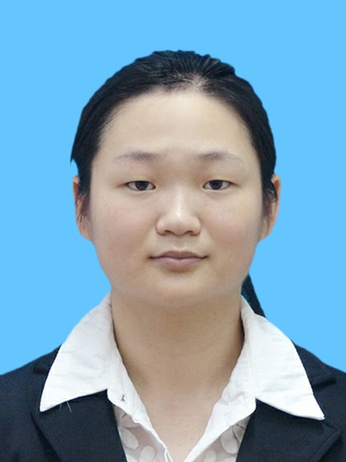
#> input picture 20231119RMB500Day10/0008.jpg, 346 x 462 px, shrunk from 480 x 640 before the run
$ python xiu.py   (older library calls are emulated)
#> lines starting #> are read from the running program, lines starting #| are printed output that depends on the picture
import os
import numpy as np
import cv2 as cv


# 对证件照进行三种颜色的换底操作
def change_color(image_path='./myimage.jpg', output_path='.'):
      # 读入数据
#> called with image_path = '0008.jpg', output_path = '.'
      image = cv.imread(image_path)
#> image is the input picture: shape (462, 346, 3); mean B, G, R 186.6, 164.1, 126.5

      h, w, ch = image.shape
#> h = 462; w = 346; ch = 3

      data = image.reshape((-1, 3))
      # 数据转换，计算更快
      data = np.float32(data)

      # 设置聚类
      criteria = (cv.TERM_CRITERIA_EPS + cv.TERM_CRITERIA_MAX_ITER, 10, 1.0)
      num_clusters = 4
      # label就是各个像素点的所属的类别标签，通常第一个像素点的标签就是背景色的标签
      _, label, _ = cv.kmeans(data, num_clusters, None, criteria, num_clusters, cv.KMEANS_RANDOM_CENTERS)

      # 找到背景像素的类别
      indx = label[0][0]
#> indx = 1

      # 生成掩膜
      mask = np.ones((h, w), dtype=np.uint8) * 255
      label = np.reshape(label, (h, w))
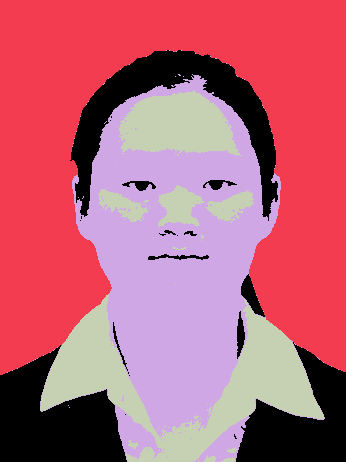
#> label: shape (462, 346) int32; 4 distinct labels, from 0 to 3; one colour per label, 0 black

      mask[label == indx] = 0

      # 处理掩膜，使得生成的图像更加完美
      se = cv.getStructuringElement(cv.MORPH_RECT, (3, 3))
      cv.erode(mask, se, mask)
      mask = cv.GaussianBlur(mask, (5, 5), 0)

      # 白色背景[255, 255, 255]
      bg_w = np.ones(image.shape, dtype=np.float) * 255

      # 红色背景 注意：opencv中的像素三通道的排列顺序为BGR，而非RGB。所以红色为[0, 0, 255]， 蓝色为[255, 0, 0]
      red = np.array([0, 0, 255])
      bg_r = np.tile(red, (h, w, 1))

      # 蓝色背景
      blue = np.array([255, 0, 0])
      bg_b = np.tile(blue, (h, w, 1))

      # alpha 即为需要保留的部分，则 1-alpha 为要去除的背景，此处可以看作两张图像的加权融合
      alpha = mask.astype(np.float32) / 255
      fg= alpha[..., None] * image
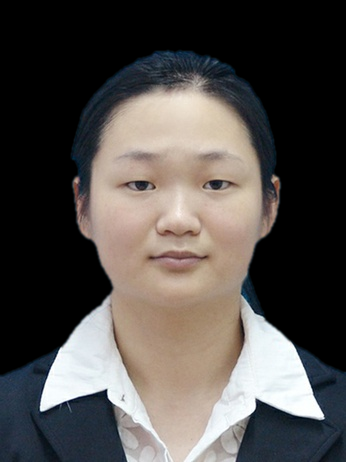
#> fg: shape (462, 346, 3) float32; mean B, G, R 74.5, 77.4, 81.8
      bg = 1 - alpha[..., None]
      new_image_white = fg + bg * bg_w
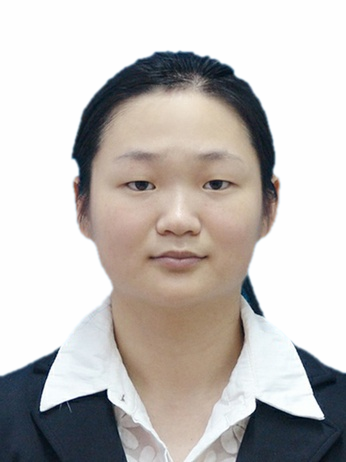
#> new_image_white: shape (462, 346, 3) float64; mean B, G, R 187.8, 190.6, 195; drawn with min black and max white
      new_image_red = fg + bg * bg_r
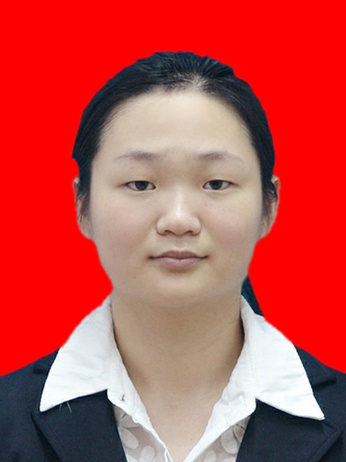
#> new_image_red: shape (462, 346, 3) float64; mean B, G, R 74.5, 77.4, 195
      new_image_blue = fg + bg * bg_b
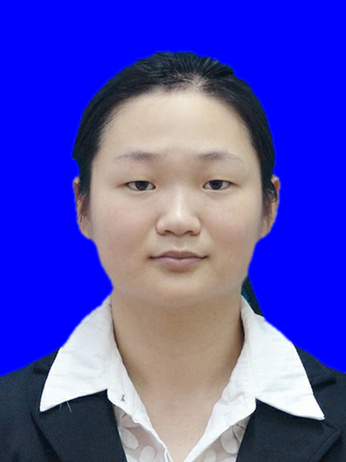
#> new_image_blue: shape (462, 346, 3) float64; mean B, G, R 187.8, 77.4, 81.8; drawn with min black and max white

      # 保存图片
      w_path = os.path.join(output_path, 'white.jpg')
      r_path = os.path.join(output_path, 'red.jpg')
      b_path = os.path.join(output_path, 'blue.jpg')

      cv.imwrite(w_path, new_image_white.astype(np.uint8))
      cv.imwrite(r_path, new_image_red.astype(np.uint8))
      cv.imwrite(b_path, new_image_blue.astype(np.uint8))

      print('OK done!')


change_color(image_path='0008.jpg', output_path='.')

$ run again, with 20231119RMB500Day10/0001.jpg copied over 20231119RMB500Day10/0008.jpg
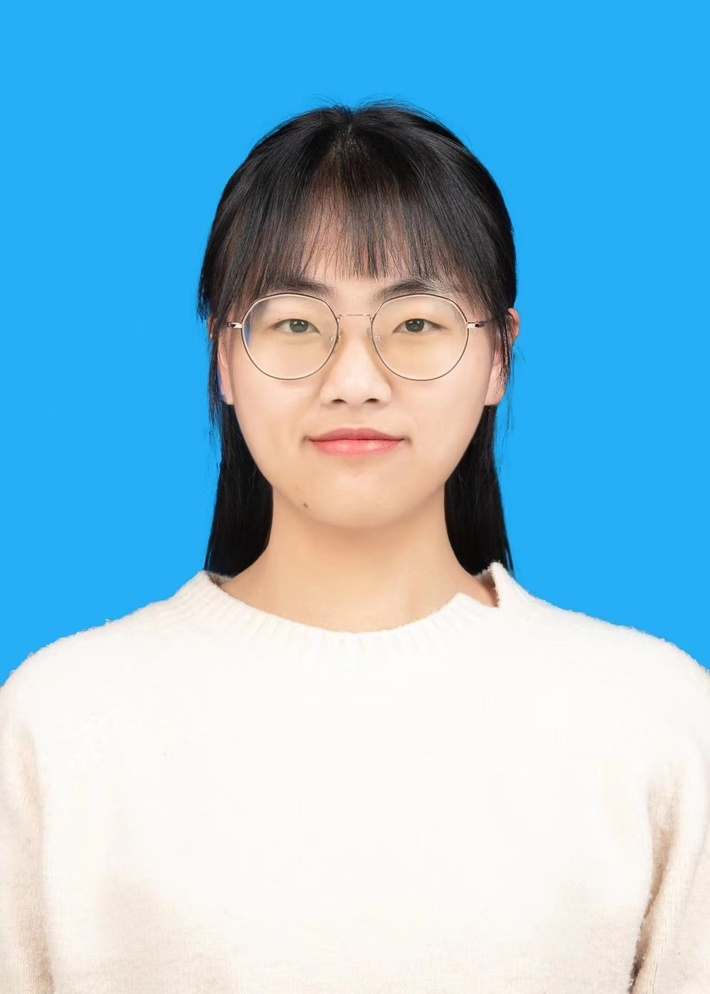
#> input picture 20231119RMB500Day10/0001.jpg, 710 x 994 px, shrunk from 1280 x 1792 before the run
#> in change_color, image is the input picture: shape (994, 710, 3); mean B, G, R 216.1, 190.9, 140.6
#> indx = 3
#> in change_color, `label = np.reshape(label, (h, w))`:
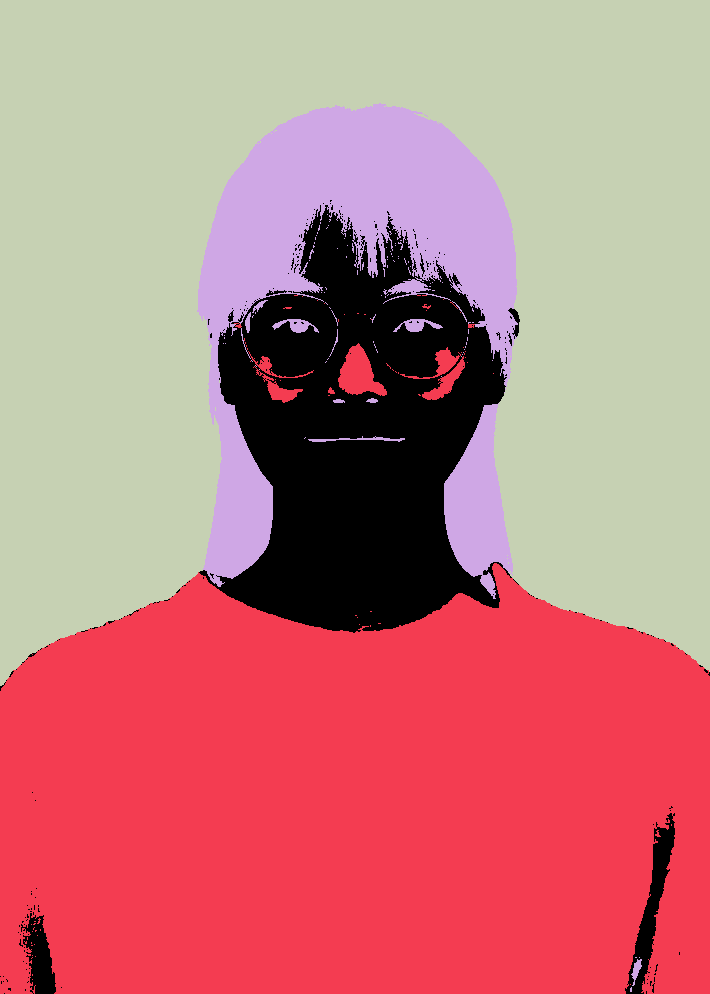
#> label: shape (994, 710) int32; 4 distinct labels, from 0 to 3; one colour per label, 0 black
#> in change_color, `new_image_blue = fg + bg * bg_b`:
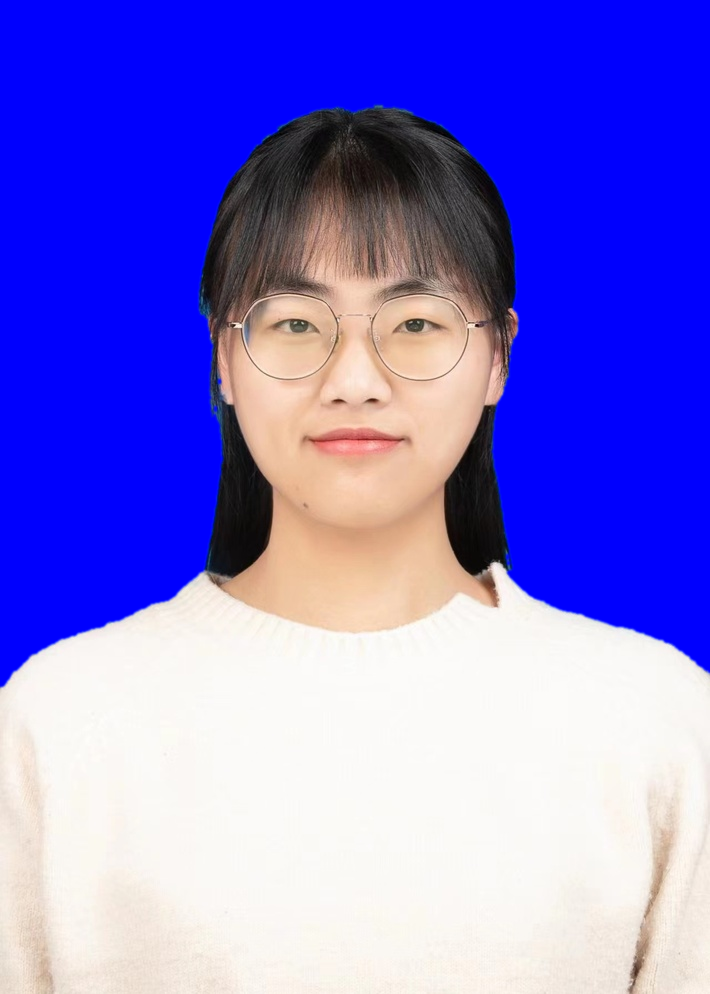
#> new_image_blue: shape (994, 710, 3) float64; mean B, G, R 220.2, 117.2, 124.2; drawn with min black and max white

$ run again, with 20231119RMB500Day10/0003.jpg copied over 20231119RMB500Day10/0008.jpg
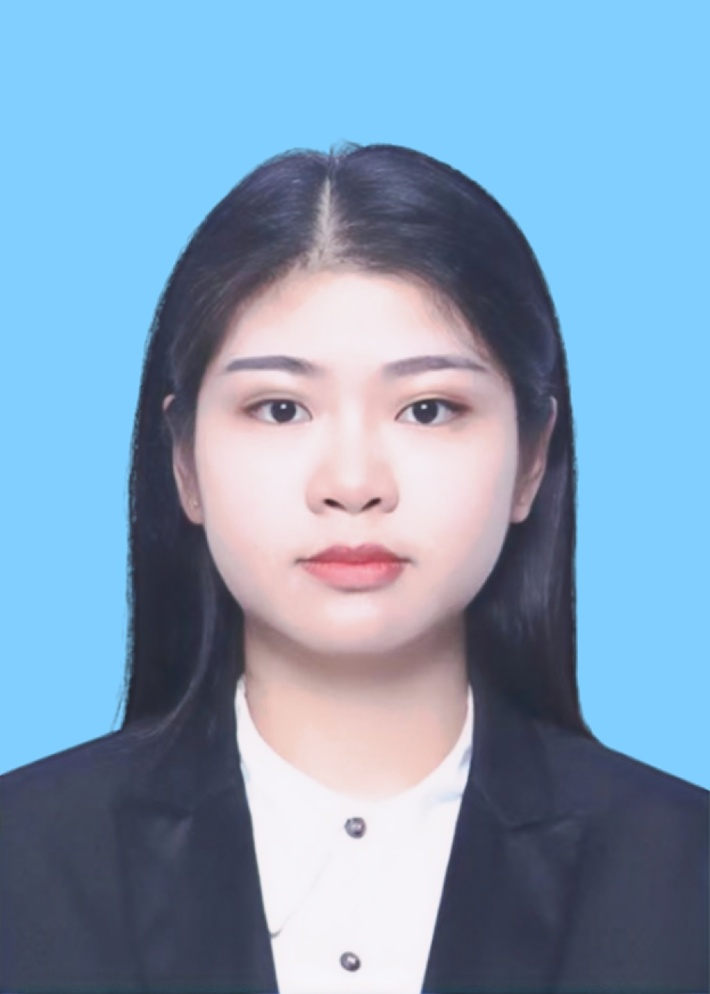
#> input picture 20231119RMB500Day10/0003.jpg, 710 x 994 px, shrunk from 984 x 1378 before the run
#> in change_color, image is the input picture: shape (994, 710, 3); mean B, G, R 184.1, 157.1, 129.1
#> indx = 1
#> in change_color, `label = np.reshape(label, (h, w))`:
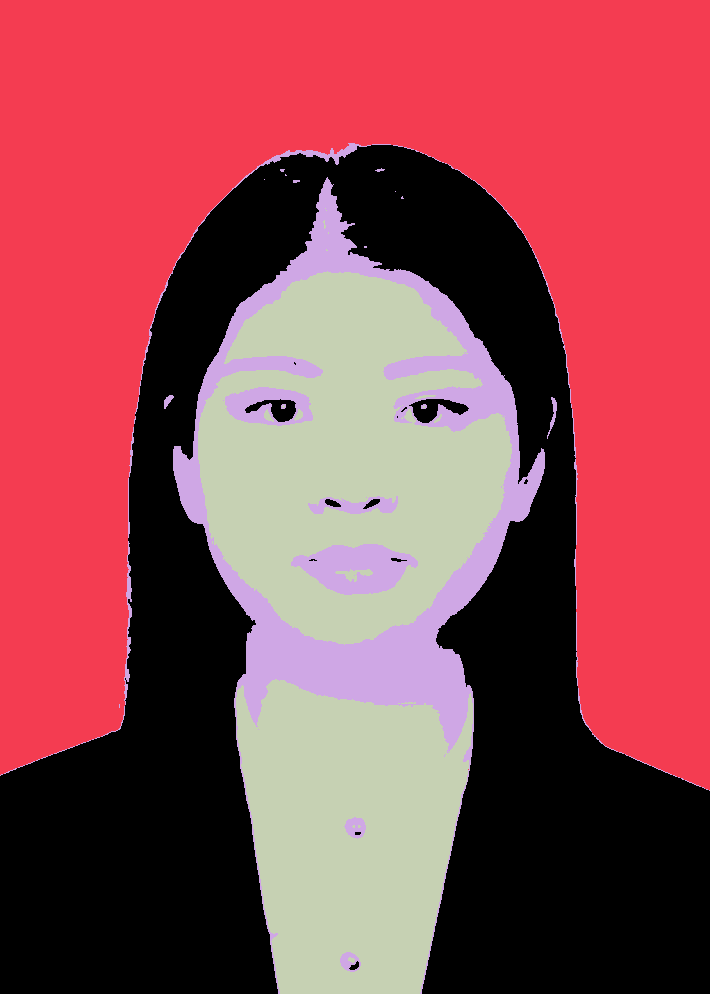
#> label: shape (994, 710) int32; 4 distinct labels, from 0 to 3; one colour per label, 0 black
#> in change_color, `new_image_blue = fg + bg * bg_b`:
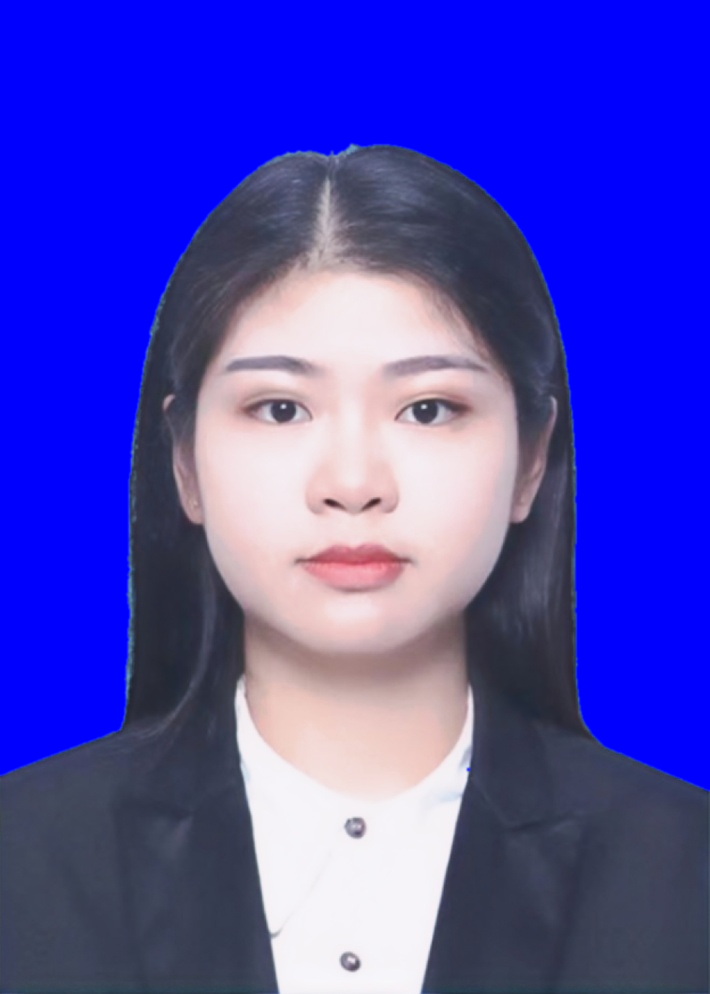
#> new_image_blue: shape (994, 710, 3) float64; mean B, G, R 184.6, 71.9, 75.9
